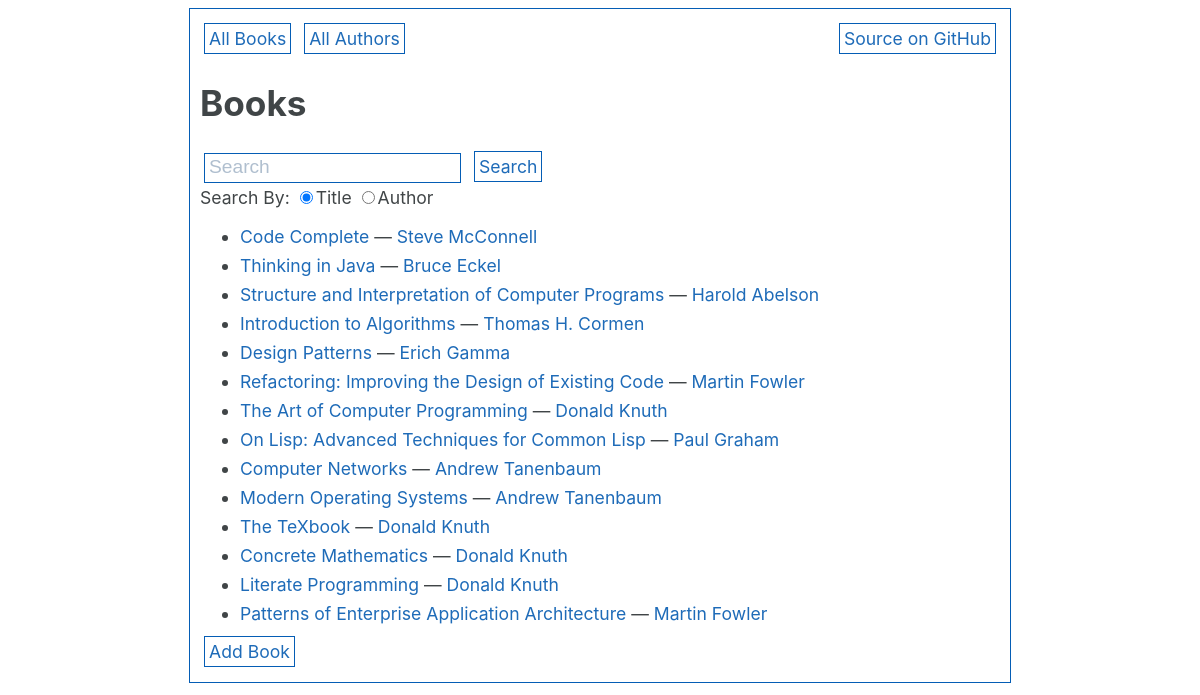
The page /books/ on the database its author committed.
### lib/models.py (models this page shows, shortened)
class Book(models.Model):
    title = models.CharField(max_length=200, unique=True)
    author = models.ForeignKey(Author, on_delete=models.CASCADE)

class Author(models.Model):
    name = models.CharField(max_length=200, unique=True)

### lib/views.py (the view)
# urls.py: url(r'^books/$', views.books, name='books'),
def books(request):
    all_books_list = Book.objects.all()
    context = {'all_books_list': all_books_list}
    return render(request, 'lib/books.html', context)

### lib/templates/lib/books.html
{% extends 'lib/base.html' %}
{% block content %}
<h1>Books</h1>
<form method="get" action="{% url 'library:search' %}">
    <input type="text" name="q" placeholder="Search">
    <button class="button_link" type="submit">Search</button>
    <br>
    Search By:
    <label><input type="radio" name="search_by" value="title" checked="checked">Title</label>
    <label><input type="radio" name="search_by" value="author">Author</label>
</form>
{% if all_books_list %}
    <ul>
    {% for book in all_books_list %}
        <li>
            <a href="{% url 'library:book_detail' book.id %}">{{ book.title }}</a> —
            <a href="{% url 'library:author_detail' book.author.id %}">{{ book.author.name }}</a>
        </li>
    {% endfor %}
    </ul>
{% else %}
    <p>No books</p>
{% endif %}
<a class="button_link" href="{% url 'library:add_book' %}">Add Book</a>
{% endblock content %}

### lib/templates/lib/base.html (shortened to what this page needs)
<!DOCTYPE html>
<html lang="en">
<head>
    {% load static %}
    <link rel="stylesheet" type="text/css" href="{% static 'lib/base.css' %}" />
</head>
<body>
    <div class="header">
        <div class="header_left_links">
            <a class="button_link" href="{% url 'library:books' %}">All Books</a>
            <a class="button_link" href="{% url 'library:authors' %}">All Authors</a>
        </div>
        <a class="button_link" href="https://github.com/tandav/library">Source on GitHub</a>
    </div>
    {% block content %}
    {% endblock content %}
</body>
</html>

### rows shown on the page
Book: title "Code Complete", author.name "Steve McConnell"
Book: title "Thinking in Java", author.name "Bruce Eckel"
Book: title "Structure and Interpretation of Computer Programs", author.name "Harold Abelson"
Book: title "Introduction to Algorithms", author.name "Thomas H. Cormen"
Book: title "Design Patterns", author.name "Erich Gamma"
Book: title "Refactoring: Improving the Design of Existing Code", author.name "Martin Fowler"
Book: title "The Art of Computer Programming", author.name "Donald Knuth"
Book: title "On Lisp: Advanced Techniques for Common Lisp", author.name "Paul Graham"
Book: title "Computer Networks", author.name "Andrew Tanenbaum"
Book: title "Modern Operating Systems", author.name "Andrew Tanenbaum"
Book: title "The TeXbook", author.name "Donald Knuth"
Book: title "Concrete Mathematics", author.name "Donald Knuth"
Book: title "Literate Programming", author.name "Donald Knuth"
Book: title "Patterns of Enterprise Application Architecture", author.name "Martin Fowler"
